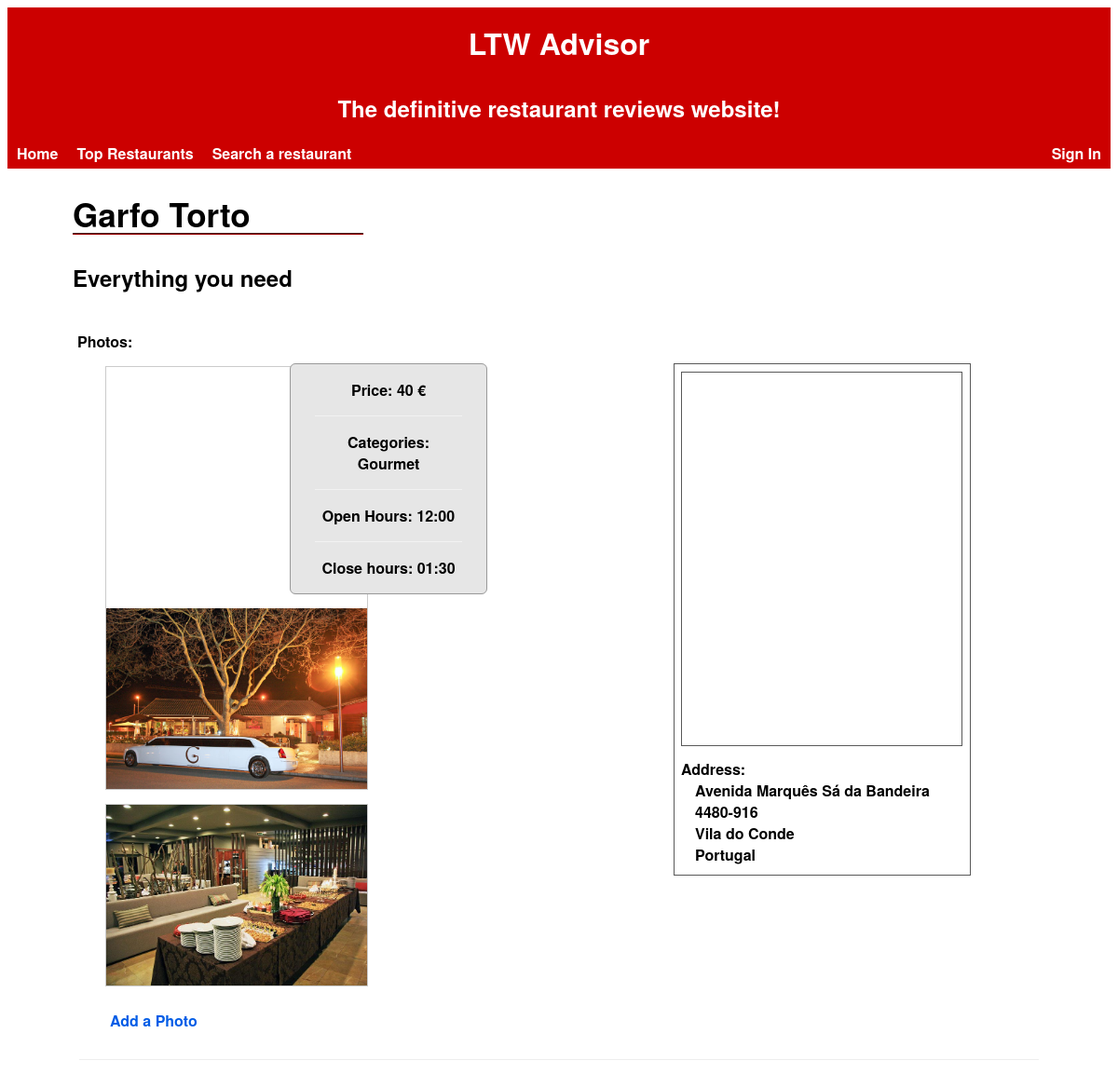
/templates/restaurant.php?idRestaurant=7, run on an earlier commit of the app's database.
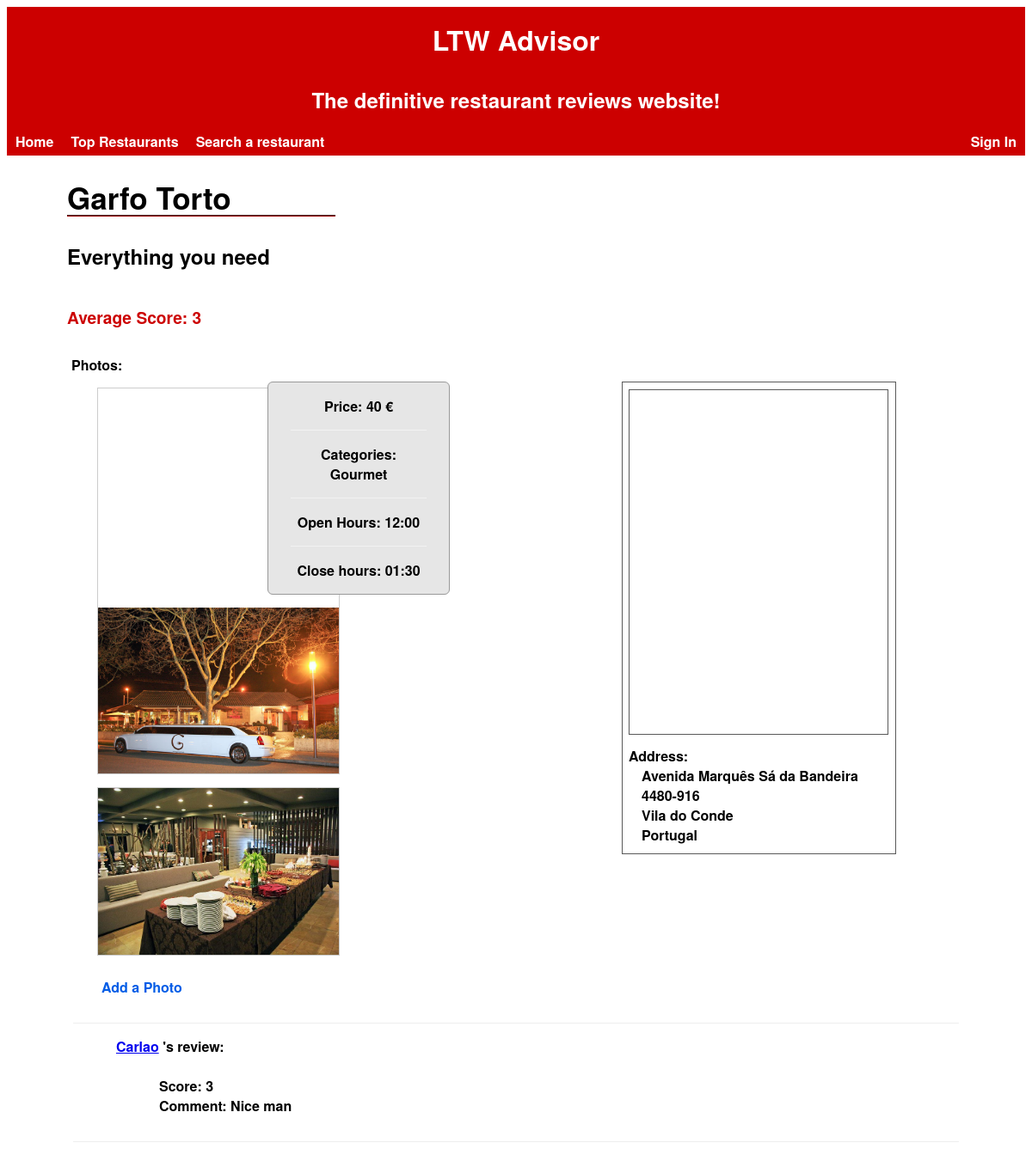
And on a later commit of the database.
### tables this page shows
CREATE TABLE Restaurant(
    idRestaurant        INTEGER PRIMARY KEY AUTOINCREMENT,
    name                STRING NOT NULL,
    description         STRING NOT NULL,
    score               FLOAT,

    idOwner             INTEGER REFERENCES User(idUser),
    idRestaurantInfo    INTEGER REFERENCES RestaurantInfo(idRestaurantInfo)
);

CREATE TABLE Localization(
    idLocalization      INTEGER PRIMARY KEY AUTOINCREMENT,
    country             STRING,
    city                STRING,
    road                STRING,
    postalCode          STRING
);

CREATE TABLE RestaurantInfo(
    idRestaurantInfo    INTEGER PRIMARY KEY AUTOINCREMENT,
    price               INTEGER,
    category            STRING,
    openHours           DATE,
    closeHours          DATE,

    idLocalization      INTEGER REFERENCES Localization(idLocalization)
);

CREATE TABLE PhotoRestaurant(
    idPhoto             INTEGER PRIMARY KEY AUTOINCREMENT,
    type                STRING NOT NULL,
    title               STRING,
    
    idRestaurantInfo    INTEGER REFERENCES RestaurantInfo(idRestaurantInfo)
);

CREATE TABLE Review(
    idReview        INTEGER PRIMARY KEY AUTOINCREMENT,
    score           INTEGER NOT NULL,
    comment         STRING,

    idRestaurant    INTEGER REFERENCES Restaurant(idRestaurant),
    idUser          INTEGER REFERENCES User(idUser)
);

CREATE TABLE User(
    idUser      INTEGER PRIMARY KEY AUTOINCREMENT,
	email		STRING NOT NULL,
    username    STRING NOT NULL,
    password    STRING NOT NULL,
    owner       BOOLEAN NOT NULL,

    idUserInfo  INTEGER REFERENCES UserInfo(idUserInfo)/*,
    idPhoto     INTEGER REFERENCES PhotoUser(idPhoto)*/
);

### database/db_restaurants.php (called while the page is built, shortened)
<?php
    function getRestaurantById($idRestaurant) {
        global $db;
        $stmt = $db->prepare('SELECT * FROM Restaurant WHERE idRestaurant = :id');
        $stmt->bindParam(':id', $idRestaurant);
        $stmt->execute();
        return $stmt->fetch();
    }
?>

### database/db_localization.php (called while the page is built, shortened)
<?php
    function getLocalizationById($idLocalization) {
        global $db;
        $stmt = $db->prepare('SELECT * FROM Localization WHERE idLocalization = :id');
        $stmt->bindParam(':id', $idLocalization);
        $stmt->execute();
        return $stmt->fetch();
    }
?>

### database/db_restaurants_info.php (called while the page is built, shortened)
<?php
    function getInfoById($idRestaurantInfo) {
        global $db;
        $stmt = $db->prepare('SELECT * FROM RestaurantInfo WHERE idRestaurantInfo = :id');
        $stmt->bindParam(':id', $idRestaurantInfo);
        $stmt->execute();
        return $stmt->fetch();
    }
?>

### database/db_photo.php (called while the page is built, shortened)
<?php
    function getAllPhotosFromRestaurant($idRestaurantInfo) {
        global $db;
        $stmt = $db->prepare('SELECT * FROM PhotoRestaurant WHERE idRestaurantInfo = :idRestaurantInfo');
        $stmt->bindParam(':idRestaurantInfo', $idRestaurantInfo);
        $stmt->execute();
        return $stmt->fetchAll();
    }
?>

### database/db_review.php (called while the page is built, shortened)
<?php
    function getAllReviews($id) {
        global $db;
        $stmt = $db->prepare('SELECT * FROM Review WHERE idRestaurant = :id');
        $stmt->bindParam(':id', $id);
        $stmt->execute();
        return $stmt->fetchAll();
    }
?>

### database/db_user.php (called while the page is built, shortened)
<?php
	include_once('connection.php');
	function getUsernameById($idUser) {
		global $db;
		$stmt = $db->prepare('SELECT username FROM User WHERE idUser=:idUser');
		$stmt->bindParam(':idUser', $idUser);
		$stmt->execute();
		return $stmt->fetch()['username'];
	}
?>

### templates/restaurant.php (the view, shortened to what this page needs)
<html>
<head>
<link rel="stylesheet" href="../css/restaurant.css">
</head>
</html>
<?php
    include_once('../database/connection.php');
    include_once('../database/db_restaurants.php');
    include_once('../database/db_restaurants_info.php');
    include_once('../database/db_photo.php');
    include_once('../database/db_localization.php');
    include_once('../database/db_review.php');
	include_once('../database/db_user.php');
    if(isset($_GET['idRestaurant'])) {
        $restaurant = getRestaurantById($_GET['idRestaurant']);
    } else {
        $_SESSION['idRestaurant'] = $_SESSION['restaurant'];
        $restaurant = $_SESSION['restaurant'];
        if($restaurant == false)
            die('There was no restaurant with the specified id');
    }
    $info = getInfoById($restaurant['idRestaurantInfo']);
    $localization = getLocalizationById($info['idLocalization']);
    $photos = getAllPhotosFromRestaurant($info['idRestaurantInfo']);
    $reviews = getAllReviews($_GET['idRestaurant']);
    include_once('header.php');
?>
<section id="pageres">
    <div id='restaurant'>
        <h2><?=$restaurant['name']?></h2>
        <h3><?=$restaurant['description']?></h3>
        <?php if($restaurant['score']) { ?>
            <h4>Average Score: <?=$restaurant['score']?></h4>
        <?php } ?>
    </div>
	<div class="localization">
        <?php if(isset($localization['country']) || isset($localization['city']) || isset($localization['road'])) { ?>
            <div id="map" style="width:300px; height:400px"></div>
			<label>Address: </label>
        <?php } else { ?>
            <label>No address available</label>
        <?php } ?>
        <div id="road"><?=$localization['road']?></div>
		<div id="postalCode"><?=$localization['postalCode']?></div>
		<div id="city"><?=$localization['city']?></div>
		<div id="country"><?=$localization['country']?></div>
    </div>
    <div id='restaurantInfo'>
        <div id="price">
		<?php if($info['price']) { ?>
			<p>Price: <?=$info['price']?> €</p>
        <?php } else { ?>
            <p>No prices available</p>
        <?php } ?>
		 </div>
		<div id="cat">
        <?php if($info['category']) { ?>
			<p>Categories: <?=$info['category']?></p>
        <?php } else { ?>
            <p>No categories available</p>
        <?php } ?>
		 </div>
		<div id="open">
        <?php if($info['openHours']) { ?>
            <p>Open Hours: <?=$info['openHours']?></p>
        <?php } else { ?>
            <p>No open hours available</p>
        <?php } ?>
		</div>
        <?php if($info['closeHours']) { ?>
            <p>Close hours: <?=$info['closeHours']?></p>
        <?php } else { ?>
            <p>No close hours available</p>
        <?php } ?>
    </div>
	<div id="ptit">
	<label> Photos: </label>
	</div>
    <div id="photos">
        <?php foreach($photos as $photo) { ?>
            <div id="photo">
			<img src="../images/originals/<?=$photo['idPhoto']?>.<?=$photo['type']?> " width="200" height="200">
			</div>
        <?php } ?>
    </div>
	<div id="add">
    <a href="../pages/add_photos.php?idRestaurant=<?=$_GET['idRestaurant']?>&idRestaurantInfo=<?=$info['idRestaurantInfo']?>">Add a Photo</a>
	</div>
    <div id='reviews'>
        <?php if($reviews)
            foreach($reviews as $review) { ?>
			<div class="review">
				<?php echo "<a href='#' onclick='loadProfile(\"" . getUsernameById($review['idUser']) . "\")'>" . getUsernameById($review['idUser']) . "</a>"?>
                <label>'s review: </label> <br><br>
			<div class="rev2">
			   <label>Score: </label><?=$review['score']?>
			   <br>
			   <label>Comment: </label><?=$review['comment']?>
               <br>
			</div>
				</div>
            <?php } ?>
    </div>
</section>

### templates/header.php (shortened to what this page needs)
<!DOCTYPE html>
<html>
    <head>
		<link rel="stylesheet" href="../css/search_restaurant.css">
		<link rel="stylesheet" href="../css/restaurant.css">
		<link rel="stylesheet" href="../css/top_rest.css">
		<link rel="stylesheet" href="../css/write_review.css">
		<link rel="stylesheet" href="../css/style.css">
        <link rel="stylesheet" href="../css/alert.css">
        <link rel="stylesheet" href="../css/header.css">
        <link rel="stylesheet" href="../css/login_dropdown.css">
        <link rel="stylesheet" href="../css/user_dropdown.css">
        <link rel="stylesheet" href="../css/profile.css">
        <link rel="stylesheet" href="../css/font-awesome.min.css">
    </head>
    <body>
        <div id="header">
            <h1>LTW Advisor</h1>
            <h2>The definitive restaurant reviews website!</h2>
        </div>
        <div id="nav-btns" class="nav-btns">
            <ul>
                <li><a href="../pages/index.php">Home</a></li>
                <li><a href="../pages/top_restaurants.php">Top Restaurants</a></li>
                <li><a href="../pages/search_restaurant.php">Search a restaurant</a></li>
                <div id="user-info">
                    <?php
                        if (isset($_SESSION['username'])) {
                            include_once("../templates/user_dropdown.php");
                            include_once("../templates/profile.php");
                        } else {
                            include_once("../templates/login_dropdown.php");
                        }
                    ?>
                </div>
            </ul>
        </div>

### templates/login_dropdown.php (shortened to what this page needs)
<div class="login-dropdown">
    <a href="#">Sign In</a>
</div>

### css/restaurant.css (style rules this page uses)
#restaurant h2 { border-bottom: 2px groove #990000; font-size: 35px; line-height: 40px; width: 28%; }
#restaurant h3 { border-bottom: hidden; font-size: 150%; }
#restaurant h4 { color: #cc0000; font-size: 120%; }
#restaurant { padding-left: 70px; }
#price, #cat, #open { border-bottom: 1px groove #f2f2f2; margin: auto; width: 75%; }
#restaurantInfo { float: right; background-color: #e6e6e6; width: 210px; border: 1px groove #999999; border-radius: 6px; margin: 35px 200px 15px 0px; text-align: center; }
.localization { width: 310px; border: 1px solid #595959; padding-left: 7px; padding-top: 6px; margin: 35px 150px 30px 0px; float:right; }
#map { border: 1px solid #595959; margin: 2px 4px 13px 0px; }
#country, #road, #city, #postalCode { padding-left: 15px; }
#country { margin-bottom: 10px; }
#photos { margin-bottom: 10px; }
#ptit { margin: 30px 5px 10px 75px; }
#photo { border: 1px solid #ccc; width: 280px; margin: 15px 5px 15px 105px; }
#photo img { width: 100%; height: auto; }
#add { padding: 10px 0px 20px 95px; margin-left: 15px; margin-bottom: 10px; }
#add a { color: #005ce6; text-decoration: none; }
.review { padding-top: 15px; padding-bottom: 15px; padding-left: 50px; border-top-style: hidden; border-right-style: hidden; border-bottom-style: groove; border-left-style: hidden; border-width: 1px; margin: auto; }
#reviews { padding-bottom: 15px; border-top-style: groove; border-right-style: hidden; border-bottom-style: hidden; border-left-style: hidden; border-width: 1px; width:87%; margin:auto; }
.rev2 { padding:0 0px 15px 50px; }

### css/search_restaurant.css (style rules this page uses)
h3 { font-size:180%; border-top: hidden; border-bottom: 2px groove #990000; margin-bottom: 40px; }

### css/style.css (style rules this page uses)
html { font-family: 'Helvetica Neue', sans-serif; font-weight: bold; height: 100%; background-color: #white; }

### css/header.css (style rules this page uses)
#header { background-color: #cc0000; color: white; padding: 0; }
#header h1, #header h2 { padding: 15px; margin: 0; text-align: center; }
.nav-btns ul { background-color: #cc0000; list-style-type: none; padding: 0; margin: 0; overflow: hidden; }
.nav-btns li { float: left; background: none; padding: 0; }
.nav-btns a, #back_btn { text-align: center; display: block; padding: 5px 10px; color: white; text-decoration: none; }

### css/login_dropdown.css (style rules this page uses)
.login-dropdown { float: right; position: relative; }

What changed in the data, as far as the page shows it:
changed restaurant "Garfo Torto": score (not shown) → "3"
added review: idUser.username "Carlao", score "3", comment "Nice man"
Also different on the page:
text now shown: "Average Score:"
